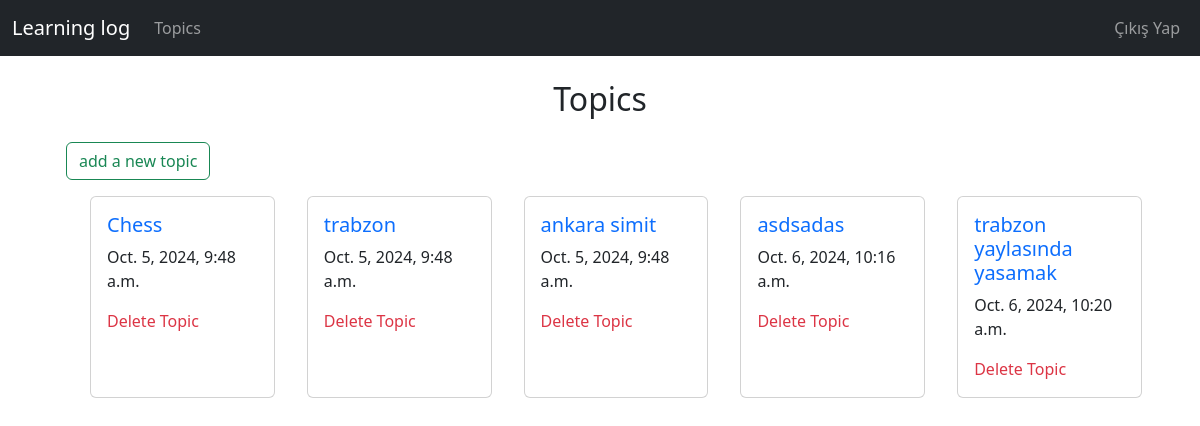
The app's page /topics (signed in), older data.
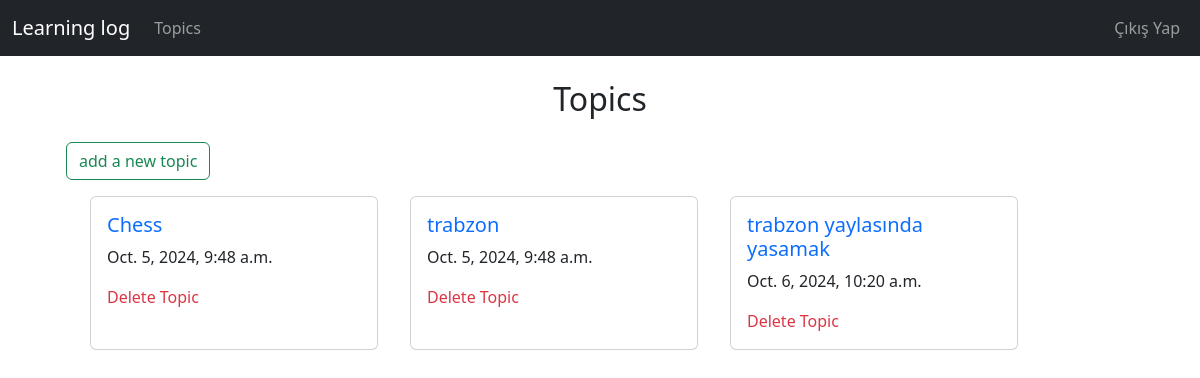
The same page, newer data.
### learning_logs/models.py (models this page shows)
class Topic(models.Model):
    text = models.CharField(max_length=200)
    date_added = models.DateTimeField(auto_now_add=True)
    def __str__(self):
        return self.text

### learning_logs/views.py (the view)
# urls.py: path('topics', views.topics, name='topics'),
@login_required
def topics(request):
    topics = Topic.objects.all()
    context = {'topics': topics}
    return render(request, 'learning_logs/topics.html', context)

### learning_logs/templates/learning_logs/topics.html
{% extends 'learning_logs/base.html' %}
{% block content %}
    <h2 class="text-center">Topics</h2>
    <a href="{% url 'learning_logs:new_topic' %}" class="btn btn-outline-success my-3 ms-4" type="button">add a new topic</a>
    <ol>
            <div class="d-flex flex-row mb-3">
            {% for topic in topics %}
                <div class="card mx-3" style="width: 18rem;">
                    <div class="card-body">
                        <h5 class="card-title"><a href="{% url 'learning_logs:topic' topic.id %}">{{ topic }}</a></h5>
                        <p class="card-text">{{ topic.date_added }}</p>
                        <a href="{% url 'learning_logs:delete_topic' topic.id %}" class="text-danger">Delete Topic</a>
                    </div>
                </div>
            {% endfor %}
            </div>
    </ol>
{% endblock content %}

Row changes from the older to the newer data that the page shows:
removed Topic: text "ankara simit", date_added "Oct. 5, 2024, 9:48 a.m."
removed Topic: text "asdsadas", date_added "Oct. 6, 2024, 10:16 a.m."
